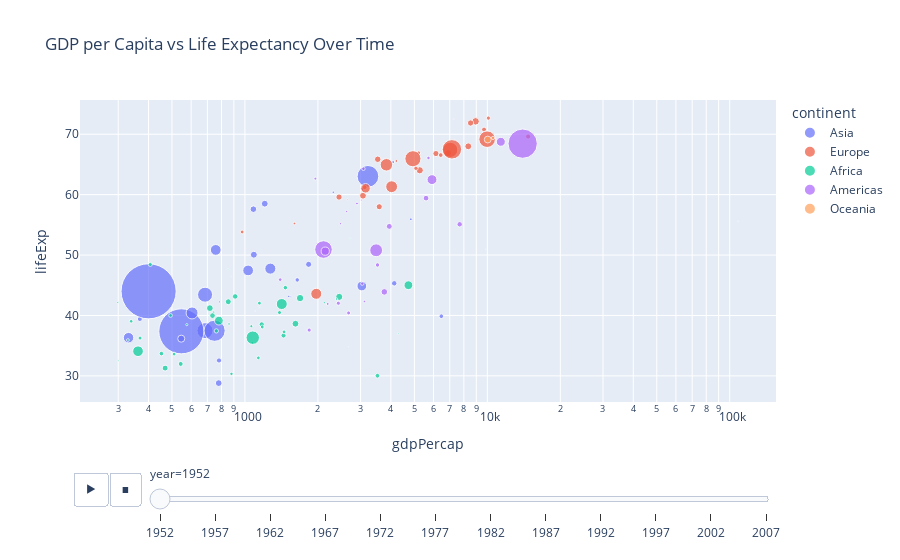

Write notebook code for a chart like this one.
### Code cell
df=px.data.gapminder()
# animated scatter plot
px.scatter(df, x='gdpPercap', y='lifeExp', animation_frame='year', animation_group='country', size='pop', color='continent', hover_name='country', log_x=True, size_max=60, title='GDP per Capita vs Life Expectancy Over Time').show()

### Figure 1 — Plotly figure (JSON) as saved in the notebook; plotly's stock layout.template omitted (floating-point values rounded to 4 significant figures)
{"data": [{"hovertemplate": "<b>%{hovertext}</b><br><br>continent=Asia<br>year=1952<br>gdpPercap=%{x}<br>lifeExp=%{y}<br>pop=%{marker.size}<extra></extra>", "hovertext": ["Afghanistan", "Bahrain", "Bangladesh", "Cambodia", "China", "Hong Kong, China", "India", "Indonesia", "Iran", "Iraq", "Israel", "Japan", "Jordan", "Korea, Dem. Rep.", "Korea, Rep.", "Kuwait", "Lebanon", "Malaysia", "Mongolia", "Myanmar", "Nepal", "Oman", "Pakistan", "Philippines", "Saudi Arabia", "Singapore", "Sri Lanka", "Syria", "Taiwan", "Thailand", "Vietnam", "West Bank and Gaza", "Yemen, Rep."], "ids": ["Afghanistan", "Bahrain", "Bangladesh", "Cambodia", "China", "Hong Kong, China", "India", "Indonesia", "Iran", "Iraq", "Israel", "Japan", "Jordan", "Korea, Dem. Rep.", "Korea, Rep.", "Kuwait", "Lebanon", "Malaysia", "Mongolia", "Myanmar", "Nepal", "Oman", "Pakistan", "Philippines", "Saudi Arabia", "Singapore", "Sri Lanka", "Syria", "Taiwan", "Thailand", "Vietnam", "West Bank and Gaza", "Yemen, Rep."], "legendgroup": "Asia", "marker": {"color": "#636efa", "size": [8425333, 120447, 46886859, 4693836, 556263527, 2125900, 372000000, 82052000, 17272000, 5441766, 1620914, 86459025, 607914, 8865488, 20947571, 160000, 1439529, 6748378, 800663, 20092996, 9182536, 507833, 41346560, 22438691, 4005677, 1127000, 7982342, 3661549, 8550362, 21289402, 26246839, 1030585, 4963829], "sizemode": "area", "sizeref": 366300.0, "symbol": "circle"}, "mode": "markers", "name": "Asia", "orientation": "v", "showlegend": true, "type": "scatter", "x": [779.4, 9867.0, 684.2, 368.5, 400.4, 3054.0, 546.6, 749.7, 3035.0, 4130.0, 4087.0, 3217.0, 1547.0, 1088.0, 1031.0, 108400.0, 4835.0, 1831.0, 786.6, 331.0, 545.9, 1828.0, 684.6, 1273.0, 6460.0, 2315.0, 1084.0, 1643.0, 1207.0, 757.8, 605.1, 1516.0, 781.7], "xaxis": "x", "y": [28.8, 50.94, 37.48, 39.42, 44.0, 60.96, 37.37, 37.47, 44.87, 45.32, 65.39, 63.03, 43.16, 50.06, 47.45, 55.56, 55.93, 48.46, 42.24, 36.32, 36.16, 37.58, 43.44, 47.75, 39.88, 60.4, 57.59, 45.88, 58.5, 50.85, 40.41, 43.16, 32.55], "yaxis": "y"}, {"hovertemplate": "<b>%{hovertext}</b><br><br>continent=Europe<br>year=1952<br>gdpPercap=%{x}<br>lifeExp=%{y}<br>pop=%{marker.size}<extra></extra>", "hovertext": ["Albania", "Austria", "Belgium", "Bosnia and Herzegovina", "Bulgaria", "Croatia", "Czech Republic", "Denmark", "Finland", "France", "Germany", "Greece", "Hungary", "Iceland", "Ireland", "Italy", "Montenegro", "Netherlands", "Norway", "Poland", "Portugal", "Romania", "Serbia", "Slovak Republic", "Slovenia", "Spain", "Sweden", "Switzerland", "Turkey", "United Kingdom"], "ids": ["Albania", "Austria", "Belgium", "Bosnia and Herzegovina", "Bulgaria", "Croatia", "Czech Republic", "Denmark", "Finland", "France", "Germany", "Greece", "Hungary", "Iceland", "Ireland", "Italy", "Montenegro", "Netherlands", "Norway", "Poland", "Portugal", "Romania", "Serbia", "Slovak Republic", "Slovenia", "Spain", "Sweden", "Switzerland", "Turkey", "United Kingdom"], "legendgroup": "Europe", "marker": {"color": "#EF553B", "size": [1282697, 6927772, 8730405, 2791000, 7274900, 3882229, 9125183, 4334000, 4090500, 42459667, 69145952, 7733250, 9504000, 147962, 2952156, 47666000, 413834, 10381988, 3327728, 25730551, 8526050, 16630000, 6860147, 3558137, 1489518, 28549870, 7124673, 4815000, 22235677, 50430000], "sizemode": "area", "sizeref": 366300.0, "symbol": "circle"}, "mode": "markers", "name": "Europe", "orientation": "v", "showlegend": true, "type": "scatter", "x": [1601.0, 6137.0, 8343.0, 973.5, 2444.0, 3119.0, 6876.0, 9692.0, 6425.0, 7030.0, 7144.0, 3531.0, 5264.0, 7268.0, 5210.0, 4931.0, 2648.0, 8942.0, 10100.0, 4029.0, 3068.0, 3145.0, 3581.0, 5075.0, 4215.0, 3834.0, 8528.0, 14730.0, 1969.0, 9980.0], "xaxis": "x", "y": [55.23, 66.8, 68.0, 53.82, 59.6, 61.21, 66.87, 70.78, 66.55, 67.41, 67.5, 65.86, 64.03, 72.49, 66.91, 65.94, 59.16, 72.13, 72.67, 61.31, 59.82, 61.05, 58.0, 64.36, 65.57, 64.94, 71.86, 69.62, 43.59, 69.18], "yaxis": "y"}, {"hovertemplate": "<b>%{hovertext}</b><br><br>continent=Africa<br>year=1952<br>gdpPercap=%{x}<br>lifeExp=%{y}<br>pop=%{marker.size}<extra></extra>", "hovertext": ["Algeria", "Angola", "Benin", "Botswana", "Burkina Faso", "Burundi", "Cameroon", "Central African Republic", "Chad", "Comoros", "Congo, Dem. Rep.", "Congo, Rep.", "Cote d'Ivoire", "Djibouti", "Egypt", "Equatorial Guinea", "Eritrea", "Ethiopia", "Gabon", "Gambia", "Ghana", "Guinea", "Guinea-Bissau", "Kenya", "Lesotho", "Liberia", "Libya", "Madagascar", "Malawi", "Mali", "Mauritania", "Mauritius", "Morocco", "Mozambique", "Namibia", "Niger", "Nigeria", "Reunion", "Rwanda", "Sao Tome and Principe", "Senegal", "Sierra Leone", "Somalia", "South Africa", "Sudan", "Swaziland", "Tanzania", "Togo", "Tunisia", "Uganda", "Zambia", "Zimbabwe"], "ids": ["Algeria", "Angola", "Benin", "Botswana", "Burkina Faso", "Burundi", "Cameroon", "Central African Republic", "Chad", "Comoros", "Congo, Dem. Rep.", "Congo, Rep.", "Cote d'Ivoire", "Djibouti", "Egypt", "Equatorial Guinea", "Eritrea", "Ethiopia", "Gabon", "Gambia", "Ghana", "Guinea", "Guinea-Bissau", "Kenya", "Lesotho", "Liberia", "Libya", "Madagascar", "Malawi", "Mali", "Mauritania", "Mauritius", "Morocco", "Mozambique", "Namibia", "Niger", "Nigeria", "Reunion", "Rwanda", "Sao Tome and Principe", "Senegal", "Sierra Leone", "Somalia", "South Africa", "Sudan", "Swaziland", "Tanzania", "Togo", "Tunisia", "Uganda", "Zambia", "Zimbabwe"], "legendgroup": "Africa", "marker": {"color": "#00cc96", "size": [9279525, 4232095, 1738315, 442308, 4469979, 2445618, 5009067, 1291695, 2682462, 153936, 14100005, 854885, 2977019, 63149, 22223309, 216964, 1438760, 20860941, 420702, 284320, 5581001, 2664249, 580653, 6464046, 748747, 863308, 1019729, 4762912, 2917802, 3838168, 1022556, 516556, 9939217, 6446316, 485831, 3379468, 33119096, 257700, 2534927, 60011, 2755589, 2143249, 2526994, 14264935, 8504667, 290243, 8322925, 1219113, 3647735, 5824797, 2672000, 3080907], "sizemode": "area", "sizeref": 366300.0, "symbol": "circle"}, "mode": "markers", "name": "Africa", "orientation": "v", "showlegend": true, "type": "scatter", "x": [2449.0, 3521.0, 1063.0, 851.2, 543.3, 339.3, 1173.0, 1071.0, 1179.0, 1103.0, 780.5, 2126.0, 1389.0, 2670.0, 1419.0, 375.6, 328.9, 362.1, 4293.0, 485.2, 911.3, 510.2, 299.9, 853.5, 298.8, 575.6, 2388.0, 1443.0, 369.2, 452.3, 743.1, 1968.0, 1688.0, 468.5, 2424.0, 761.9, 1077.0, 2719.0, 493.3, 879.6, 1450.0, 879.8, 1136.0, 4725.0, 1616.0, 1148.0, 716.7, 859.8, 1468.0, 734.8, 1147.0, 406.9], "xaxis": "x", "y": [43.08, 30.02, 38.22, 47.62, 31.98, 39.03, 38.52, 35.46, 38.09, 40.72, 39.14, 42.11, 40.48, 34.81, 41.89, 34.48, 35.93, 34.08, 37.0, 30.0, 43.15, 33.61, 32.5, 42.27, 42.14, 38.48, 42.72, 36.68, 36.26, 33.69, 40.54, 50.99, 42.87, 31.29, 41.73, 37.44, 36.32, 52.72, 40.0, 46.47, 37.28, 30.33, 32.98, 45.01, 38.63, 41.41, 41.22, 38.6, 44.6, 39.98, 42.04, 48.45], "yaxis": "y"}, {"hovertemplate": "<b>%{hovertext}</b><br><br>continent=Americas<br>year=1952<br>gdpPercap=%{x}<br>lifeExp=%{y}<br>pop=%{marker.size}<extra></extra>", "hovertext": ["Argentina", "Bolivia", "Brazil", "Canada", "Chile", "Colombia", "Costa Rica", "Cuba", "Dominican Republic", "Ecuador", "El Salvador", "Guatemala", "Haiti", "Honduras", "Jamaica", "Mexico", "Nicaragua", "Panama", "Paraguay", "Peru", "Puerto Rico", "Trinidad and Tobago", "United States", "Uruguay", "Venezuela"], "ids": ["Argentina", "Bolivia", "Brazil", "Canada", "Chile", "Colombia", "Costa Rica", "Cuba", "Dominican Republic", "Ecuador", "El Salvador", "Guatemala", "Haiti", "Honduras", "Jamaica", "Mexico", "Nicaragua", "Panama", "Paraguay", "Peru", "Puerto Rico", "Trinidad and Tobago", "United States", "Uruguay", "Venezuela"], "legendgroup": "Americas", "marker": {"color": "#ab63fa", "size": [17876956, 2883315, 56602560, 14785584, 6377619, 12350771, 926317, 6007797, 2491346, 3548753, 2042865, 3146381, 3201488, 1517453, 1426095, 30144317, 1165790, 940080, 1555876, 8025700, 2227000, 662850, 157553000, 2252965, 5439568], "sizemode": "area", "sizeref": 366300.0, "symbol": "circle"}, "mode": "markers", "name": "Americas", "orientation": "v", "showlegend": true, "type": "scatter", "x": [5911.0, 2677.0, 2109.0, 11370.0, 3940.0, 2144.0, 2627.0, 5587.0, 1398.0, 3522.0, 3048.0, 2428.0, 1840.0, 2195.0, 2899.0, 3478.0, 3112.0, 2480.0, 1952.0, 3759.0, 3082.0, 3023.0, 13990.0, 5717.0, 7690.0], "xaxis": "x", "y": [62.48, 40.41, 50.92, 68.75, 54.74, 50.64, 57.21, 59.42, 45.93, 48.36, 45.26, 42.02, 37.58, 41.91, 58.53, 50.79, 42.31, 55.19, 62.65, 43.9, 64.28, 59.1, 68.44, 66.07, 55.09], "yaxis": "y"}, {"hovertemplate": "<b>%{hovertext}</b><br><br>continent=Oceania<br>year=1952<br>gdpPercap=%{x}<br>lifeExp=%{y}<br>pop=%{marker.size}<extra></extra>", "hovertext": ["Australia", "New Zealand"], "ids": ["Australia", "New Zealand"], "legendgroup": "Oceania", "marker": {"color": "#FFA15A", "size": [8691212, 1994794], "sizemode": "area", "sizeref": 366300.0, "symbol": "circle"}, "mode": "markers", "name": "Oceania", "orientation": "v", "showlegend": true, "type": "scatter", "x": [10040.0, 10560.0], "xaxis": "x", "y": [69.12, 69.39], "yaxis": "y"}], "layout": {"legend": {"itemsizing": "constant", "title": {"text": "continent"}, "tracegroupgap": 0}, "sliders": [{"active": 0, "currentvalue": {"prefix": "year="}, "len": 0.9, "pad": {"b": 10, "t": 60}, "steps": [{"args": [["1952"], {"frame": {"duration": 0, "redraw": false}, "fromcurrent": true, "mode": "immediate", "transition": {"duration": 0, "easing": "linear"}}], "label": "1952", "method": "animate"}, {"args": [["1957"], {"frame": {"duration": 0, "redraw": false}, "fromcurrent": true, "mode": "immediate", "transition": {"duration": 0, "easing": "linear"}}], "label": "1957", "method": "animate"}, {"args": [["1962"], {"frame": {"duration": 0, "redraw": false}, "fromcurrent": true, "mode": "immediate", "transition": {"duration": 0, "easing": "linear"}}], "label": "1962", "method": "animate"}, {"args": [["1967"], {"frame": {"duration": 0, "redraw": false}, "fromcurrent": true, "mode": "immediate", "transition": {"duration": 0, "easing": "linear"}}], "label": "1967", "method": "animate"}, {"args": [["1972"], {"frame": {"duration": 0, "redraw": false}, "fromcurrent": true, "mode": "immediate", "transition": {"duration": 0, "easing": "linear"}}], "label": "1972", "method": "animate"}, {"args": [["1977"], {"frame": {"duration": 0, "redraw": false}, "fromcurrent": true, "mode": "immediate", "transition": {"duration": 0, "easing": "linear"}}], "label": "1977", "method": "animate"}, {"args": [["1982"], {"frame": {"duration": 0, "redraw": false}, "fromcurrent": true, "mode": "immediate", "transition": {"duration": 0, "easing": "linear"}}], "label": "1982", "method": "animate"}, {"args": [["1987"], {"frame": {"duration": 0, "redraw": false}, "fromcurrent": true, "mode": "immediate", "transition": {"duration": 0, "easing": "linear"}}], "label": "1987", "method": "animate"}, {"args": [["1992"], {"frame": {"duration": 0, "redraw": false}, "fromcurrent": true, "mode": "immediate", "transition": {"duration": 0, "easing": "linear"}}], "label": "1992", "method": "animate"}, {"args": [["1997"], {"frame": {"duration": 0, "redraw": false}, "fromcurrent": true, "mode": "immediate", "transition": {"duration": 0, "easing": "linear"}}], "label": "1997", "method": "animate"}, {"args": [["2002"], {"frame": {"duration": 0, "redraw": false}, "fromcurrent": true, "mode": "immediate", "transition": {"duration": 0, "easing": "linear"}}], "label": "2002", "method": "animate"}, {"args": [["2007"], {"frame": {"duration": 0, "redraw": false}, "fromcurrent": true, "mode": "immediate", "transition": {"duration": 0, "easing": "linear"}}], "label": "2007", "method": "animate"}], "x": 0.1, "xanchor": "left", "y": 0, "yanchor": "top"}], "title": {"text": "GDP per Capita vs Life Expectancy Over Time"}, "updatemenus": [{"buttons": [{"args": [null, {"frame": {"duration": 500, "redraw": false}, "fromcurrent": true, "mode": "immediate", "transition": {"duration": 500, "easing": "linear"}}], "label": "&#9654;", "method": "animate"}, {"args": [[null], {"frame": {"duration": 0, "redraw": false}, "fromcurrent": true, "mode": "immediate", "transition": {"duration": 0, "easing": "linear"}}], "label": "&#9724;", "method": "animate"}], "direction": "left", "pad": {"r": 10, "t": 70}, "showactive": false, "type": "buttons", "x": 0.1, "xanchor": "right", "y": 0, "yanchor": "top"}], "xaxis": {"anchor": "y", "domain": [0, 1], "title": {"text": "gdpPercap"}, "type": "log"}, "yaxis": {"anchor": "x", "domain": [0, 1], "title": {"text": "lifeExp"}}}}
